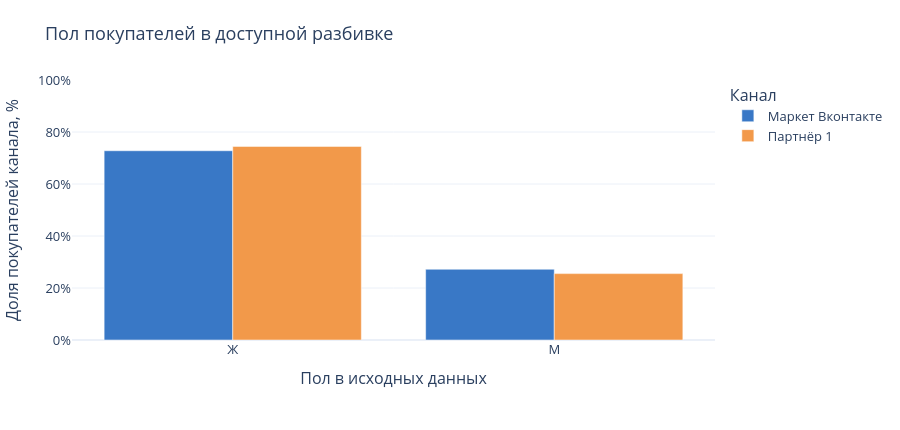

Notebook cell for this chart:
### Markdown cell above
### Интерактивно: структура покупателей по полу
Доли отражают только категории пола, присутствующие в исходной разбивке; данные не доказывают причин различий.

### Code cell
fig = go.Figure()
for channel, color in [(mv, '#3978C6'), (p1, '#F2994A')]:
    fig.add_bar(name=channel, x=gender.index, y=gender[f'Доля, %: {channel}'],
                customdata=gender[f'Покупатели: {channel}'], marker_color=color,
                hovertemplate='%{x}<br>%{fullData.name}: %{y:.2f}%<br>Покупатели: %{customdata:,.0f}<extra></extra>')
fig.update_layout(barmode='group')
fig.update_yaxes(range=[0, 100], ticksuffix='%')
show_plotly(fig, 'Пол покупателей в доступной разбивке', 'Пол в исходных данных', 'Доля покупателей канала, %', 430)

### Figure 1 — Plotly figure (JSON) as saved in the notebook; plotly's stock layout.template omitted (floating-point values rounded to 4 significant figures)
{"data": [{"customdata": [215262, 80454], "hovertemplate": "%{x}<br>%{fullData.name}: %{y:.2f}%<br>Покупатели: %{customdata:,.0f}<extra></extra>", "marker": {"color": "#3978C6"}, "name": "Маркет Вконтакте", "x": ["Ж", "М"], "y": [72.79, 27.21], "type": "bar"}, {"customdata": [2157612, 739863], "hovertemplate": "%{x}<br>%{fullData.name}: %{y:.2f}%<br>Покупатели: %{customdata:,.0f}<extra></extra>", "marker": {"color": "#F2994A"}, "name": "Партнёр 1", "x": ["Ж", "М"], "y": [74.47, 25.53], "type": "bar"}], "layout": {"barmode": "group", "font": {"size": 13}, "height": 430, "hoverlabel": {"namelength": -1}, "legend": {"title": {"text": "Канал"}}, "margin": {"b": 90, "l": 70, "r": 30, "t": 80}, "title": {"text": "Пол покупателей в доступной разбивке"}, "xaxis": {"title": {"text": "Пол в исходных данных"}}, "yaxis": {"range": [0, 100], "ticksuffix": "%", "title": {"text": "Доля покупателей канала, %"}}}}
